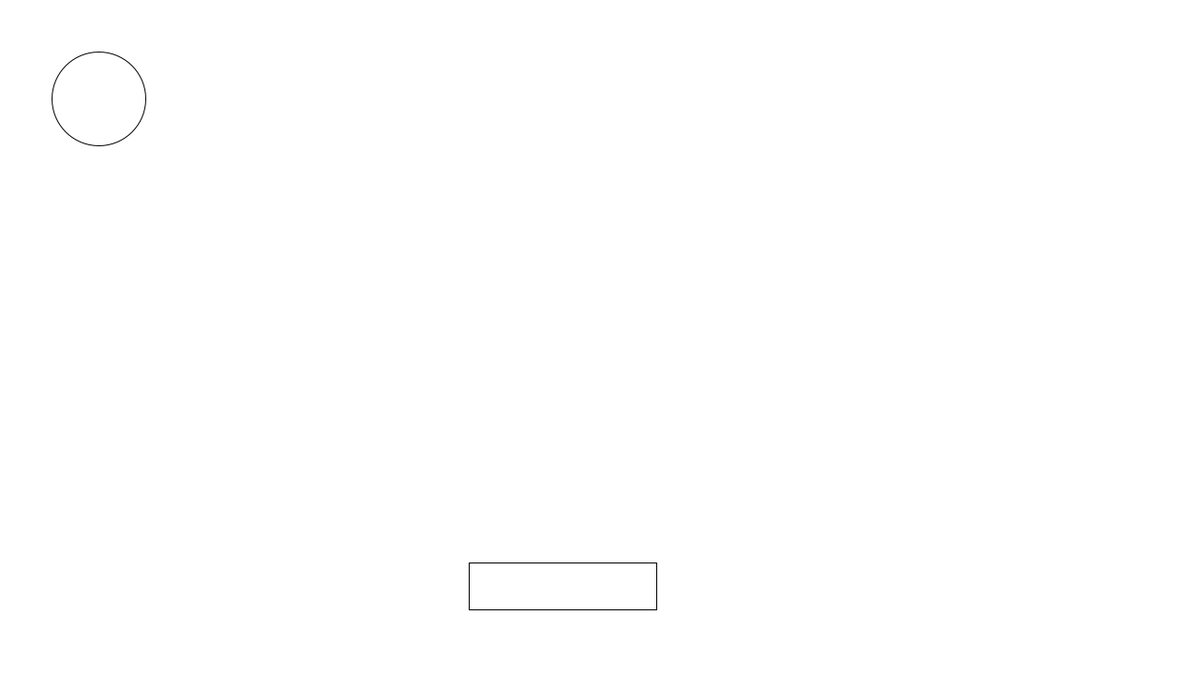
Frame 1 (no input)
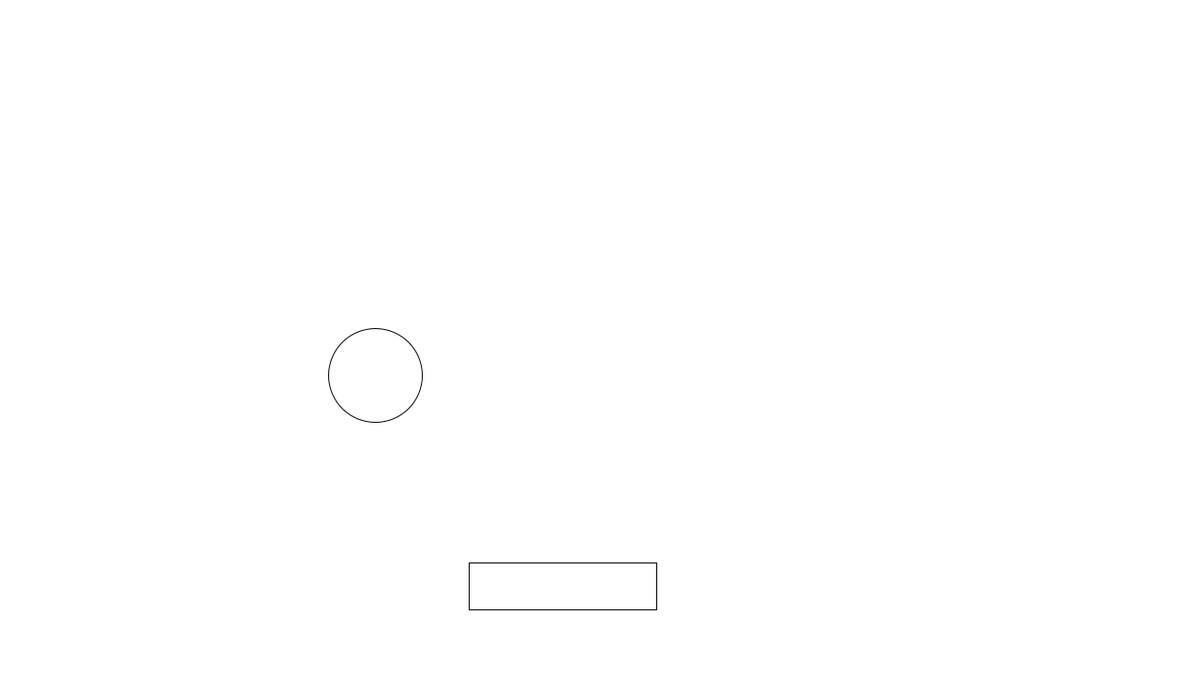
Frame 60 (the mouse pressed at the canvas centre just before this capture)
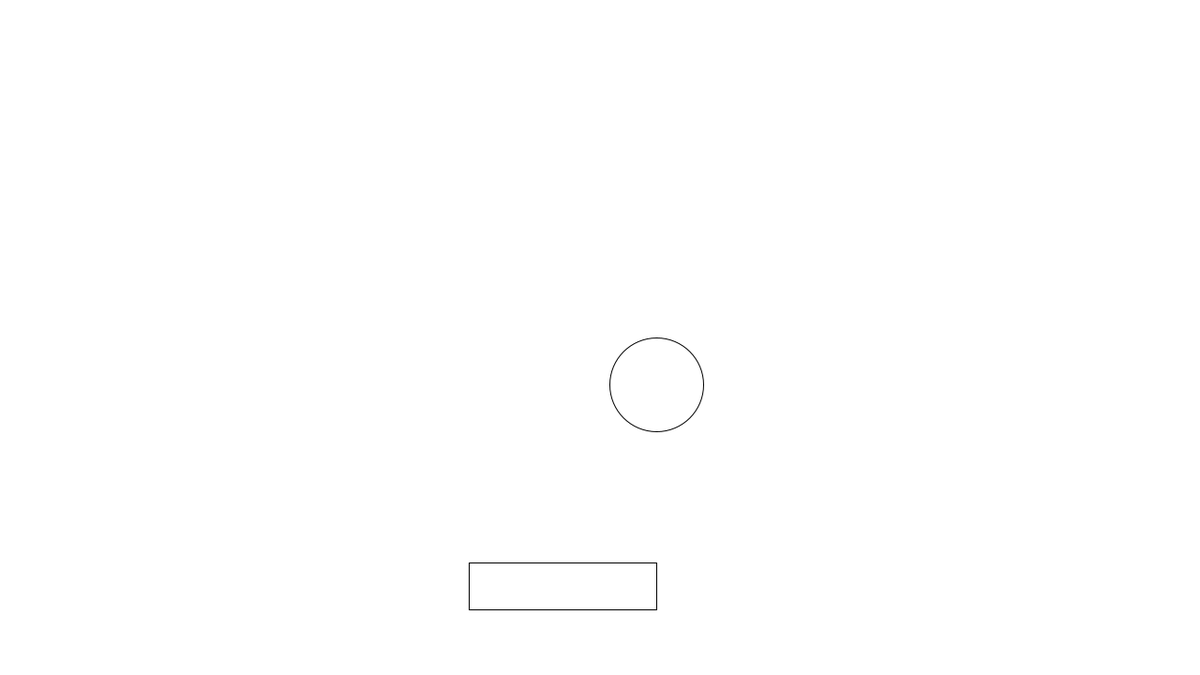
Frame 120 (the mouse held since frame 60 and released just before this capture)

The Processing sketch that drew these frames (run headless with seeded random() and noise(); from frame 60 on, the mouse is pressed at the canvas centre):

// Processing sketch: block_breaker_2
// ── block_breaker_2.pde
void setup() {
  size(1280, 720);
}

void draw() {
  background(255, 255, 255);
  barController();
  moveBall();
  renderBar();
  renderBall();
}

// ── Ball.pde
void moveBall() {
  checkBallFallen();
  checkBallCollision();
  ballX = ballX + ballVX;
  ballY = ballY + ballVY;
  if (ballX > width - ballRadius || ballX < ballRadius) {
    flipBallVelocityX();
  }
  if (ballY < ballRadius) { // ballY > height - ballRadius || 
    flipBallVelocityY();
  }
}

void checkBallCollision() {
  if (ballX > barX && ballX < barX + barWidth) {
    if (ballY + ballRadius > barY && ballY - ballRadius < barY - barHeight) {
      flipBallVelocityY();
      if ( random(2) > 1.0f || barVX > 0.0f ) {
        ballVX = abs(ballVX);
      } else if ( barVX < 0.0f ) {
        ballVX = -abs(ballVX);
      }
    }
  }
}

void checkBallFallen() {
  if (ballY > height) {
    missCounter++;
    ballX = width / 2;
    ballY = 200;
  }
  
  if (missCounter >= 5) {
    println("Game Over!!");
    missCounter = 0;
  }
}

void flipBallVelocityX() {
  ballVX = -ballVX;
}

void flipBallVelocityY() {
  ballVY = -ballVY;
}
  

// ── controller.pde
void barController() {
  if ( keyPressed ){
    if ( keyCode == RIGHT ){
      if (barX + barWidth < width) {
        barVX = 10.0f;
      }
    } else if ( keyCode == LEFT ) {
      if (barX > 0) {
        barVX = -10.0f;
      }
    }
  } else {
    barVX = 0.0f;
  }
  barX = barX + barVX;
}

// ── global.pde
// bar
float barX = 500.0f;
float barY = 600.0f;
float barVX = 5.0f;
float barVY = 5.0f;
float barWidth = 200.0f;
float barHeight = 50.0f;

// ball
float ballX = 100.0f;
float ballY = 100.0f;
float ballVX = 5.0f;
float ballVY = 5.0f;
float ballRadius = 50.0f;

int missCounter;

// ── renderer.pde
void renderBar() {
  rect(barX, barY, barWidth, barHeight);
}

void renderBall() {
  ellipse(ballX, ballY, ballRadius * 2, ballRadius * 2);
}
